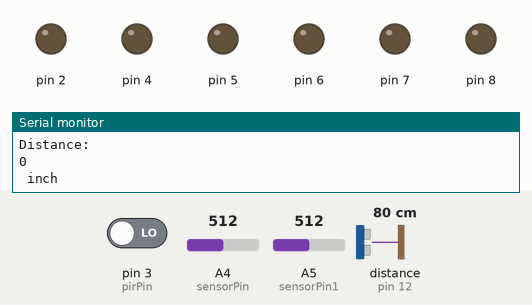
Recording of a sketch running on a simulated Arduino Uno, built with avr-gcc and run on an emulated ATmega328P. On the bench: output pins drawn as LEDs (lit = HIGH), the last lines printed to the serial monitor. Wiring (inferred from the names in the program): ultrasonic range finder: trigger pin 11; echo pin 12. Dashed ring = blinking. The test bench sets the inputs (shaded band); at power-on: pin 3 (pirPin) LOW, A5 (sensorPin1) = 512, A4 (sensorPin) = 512, distance to the obstacle (sensor on pin 12) 80 cm. The echo pulse lasts 58.3 µs per cm; pins used as bus, display or sensor lines are not drawn.

Above: at 1.2 s.
1.3 s: pin 3 (pirPin) driven HIGH
At 5.7 s:
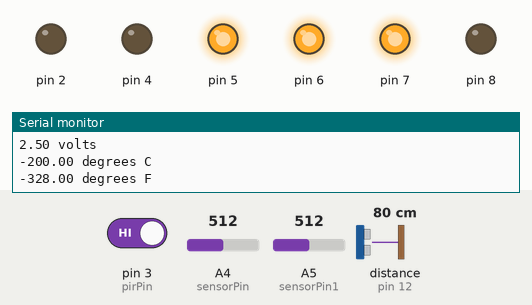
6.7 s: A5 (sensorPin1) set to 410
10.5 s: A5 (sensorPin1) set to 386
At 14.8 s:
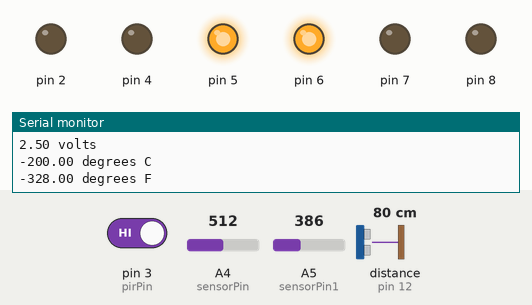
16.7 s: pin 3 (pirPin) driven LOW
At 18.8 s:
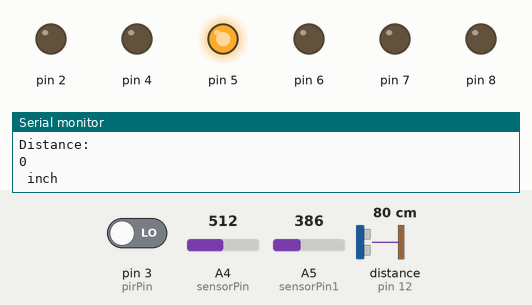
21.0 s: A4 (sensorPin) set to 112
24.5 s: A4 (sensorPin) set to 92
At 27.4 s:
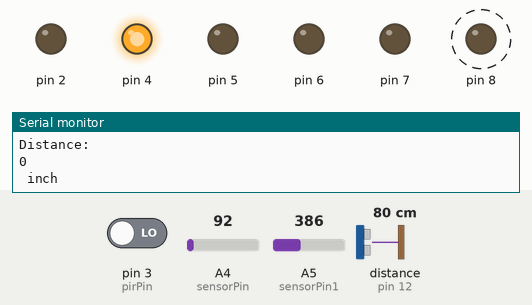
Timing chart, 0 to 31.7 s (numbered marks = the images above; inputs shaded):
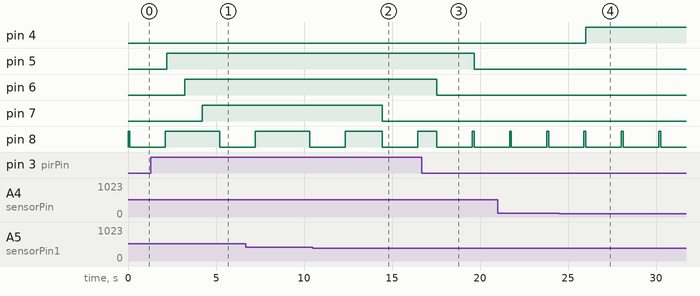

The sketch:

SOLIMAN_NEW.ino
```cpp
const int trigPin = 11;
const int echoPin = 12;
long duration;
int distanceCm, distanceInch;
int sensorPin = A4;
int pirPin = 3;
int sensorPin1 = A5;
int Val = 0;
void setup() {
Serial.begin(9600);
pinMode(trigPin, OUTPUT);
pinMode(echoPin, INPUT);
pinMode(pirPin, INPUT);
pinMode(5, OUTPUT);
pinMode(6, OUTPUT);
pinMode(7, OUTPUT);
pinMode(2, OUTPUT);
pinMode(4, OUTPUT);
pinMode(8, OUTPUT);
pinMode(12, OUTPUT);
}

void loop() {
  digitalWrite(8,HIGH);
  Val = analogRead(sensorPin1);
Serial.println(Val);
delay(100);

       if(digitalRead(pirPin) == HIGH  && Val>200){
       digitalWrite(5, HIGH);
         delay(1000);
         }else{
          digitalWrite(5, LOW);

          }
          if(digitalRead(pirPin) == HIGH  && Val>300 ){
       digitalWrite(6, HIGH);
         delay(1000);
         }else{
          digitalWrite(6, LOW);

          }

if(digitalRead(pirPin) == HIGH  && Val>400){
       digitalWrite(7, HIGH);
         delay(1000);
         }else{
          digitalWrite(7, LOW);

          }
 int reading = analogRead(sensorPin);
 float voltage = reading * 5.0;
 voltage /= 1024.0;
 Serial.print(voltage); Serial.println(" volts");
float temperatureC = (voltage - 0.5) * -100 ;
 Serial.print(temperatureC);
 Serial.println(" degrees C");
 float temperatureF = (temperatureC * 9.0 / 5.0) + 32.0;
 Serial.print(temperatureF); Serial.println(" degrees F");
if ( temperatureC >18&&temperatureC <19){

digitalWrite(2, HIGH);
         delay(10);
         }else{
          digitalWrite(2, LOW);

          }
if ( temperatureC >1&&temperatureC <20){

digitalWrite(4, HIGH);
         delay(10);
         }else{
          digitalWrite(4, LOW);

          }
if ( temperatureC >20&&temperatureC <22){

digitalWrite(11, HIGH);
         delay(10);
         }else{
          digitalWrite(11, LOW);

          }
if ( temperatureC >22){

digitalWrite(8, HIGH);
         delay(10);
         }else{
          digitalWrite(8, LOW);

          }

    digitalWrite(trigPin, LOW);
    delayMicroseconds(2);
    digitalWrite(trigPin, HIGH);
    delayMicroseconds(10);
    digitalWrite(trigPin, LOW);
    duration = pulseIn(echoPin, HIGH);
    distanceCm= duration*0.034/2;
    distanceInch = duration*0.0133/2;
    Serial.println("Distance: "); // Prints string "Distance" on the LCD
    Serial.println(distanceCm); // Prints the distance value from the sensor
    Serial.println(" cm");
    delay(10);
    Serial.println("Distance: ");
    Serial.println(distanceInch);
    Serial.println(" inch");
    delay(1000);
    if (distanceCm<20){
      digitalWrite(13,HIGH);
      }else{
        digitalWrite(13,HIGH);
        }
    }
```

Measured:
- the behaviour switches between 401 and 400 on A5 (sensorPin1) (found by bisection; images 1 and 2)
- the behaviour switches between 101 and 100 on A4 (sensorPin) (found by bisection; images 3 and 4)
- after the input at 1.3 s, pin 5: LOW → HIGH after 0.91 s; pin 6: LOW → HIGH after 1.9 s; pin 7: LOW → HIGH after 2.9 s
- after the input at 10.5 s, pin 7: HIGH → LOW after 3.9 s
- after the input at 16.7 s, pin 5: HIGH → LOW after 3.0 s; pin 6: HIGH → LOW after 0.85 s
- after the input at 24.5 s, pin 4: LOW → HIGH after 1.5 s
- by itself, pin 8: alternates HIGH for 0.11 s and LOW for 2.0 s
